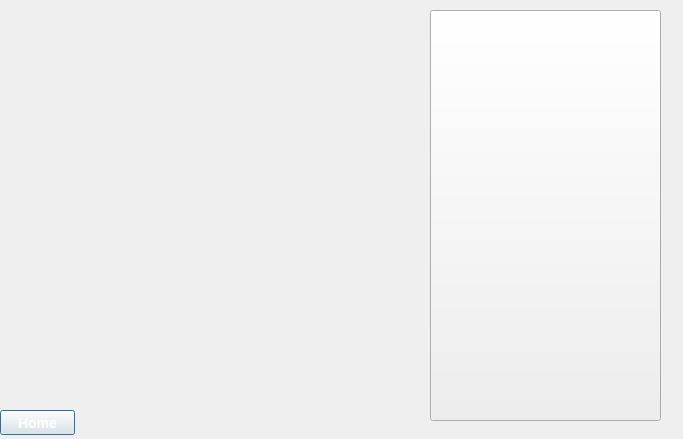
<?xml version="1.0" encoding="UTF-8"?>
<ui version="4.0">
 <class>ViewPage</class>
 <widget class="QDialog" name="ViewPage">
  <property name="geometry">
   <rect>
    <x>0</x>
    <y>0</y>
    <width>683</width>
    <height>439</height>
   </rect>
  </property>
  <property name="windowTitle">
   <string>Fridge View</string>
  </property>
  <property name="layoutDirection">
   <enum>Qt::LeftToRight</enum>
  </property>
  <widget class="QLabel" name="labelpic">
   <property name="geometry">
    <rect>
     <x>20</x>
     <y>10</y>
     <width>651</width>
     <height>401</height>
    </rect>
   </property>
   <property name="text">
    <string/>
   </property>
   <property name="scaledContents">
    <bool>true</bool>
   </property>
  </widget>
  <widget class="QPushButton" name="HomeButton4">
   <property name="geometry">
    <rect>
     <x>0</x>
     <y>410</y>
     <width>75</width>
     <height>25</height>
    </rect>
   </property>
   <property name="sizePolicy">
    <sizepolicy hsizetype="Maximum" vsizetype="Fixed">
     <horstretch>0</horstretch>
     <verstretch>0</verstretch>
    </sizepolicy>
   </property>
   <property name="layoutDirection">
    <enum>Qt::RightToLeft</enum>
   </property>
   <property name="styleSheet">
    <string notr="true">font: bold 14px;
    color: white;</string>
   </property>
   <property name="text">
    <string>Home</string>
   </property>
   <property name="autoDefault">
    <bool>true</bool>
   </property>
   <property name="default">
    <bool>false</bool>
   </property>
   <property name="flat">
    <bool>false</bool>
   </property>
  </widget>
  <widget class="QPushButton" name="pushButton">
   <property name="geometry">
    <rect>
     <x>430</x>
     <y>10</y>
     <width>231</width>
     <height>411</height>
    </rect>
   </property>
   <property name="autoFillBackground">
    <bool>false</bool>
   </property>
   <property name="text">
    <string/>
   </property>
  </widget>
 </widget>
 <resources/>
 <connections>
  <connection>
   <sender>HomeButton4</sender>
   <signal>clicked()</signal>
   <receiver>ViewPage</receiver>
   <slot>reject()</slot>
   <hints>
    <hint type="sourcelabel">
     <x>379</x>
     <y>302</y>
    </hint>
    <hint type="destinationlabel">
     <x>323</x>
     <y>300</y>
    </hint>
   </hints>
  </connection>
 </connections>
</ui>
